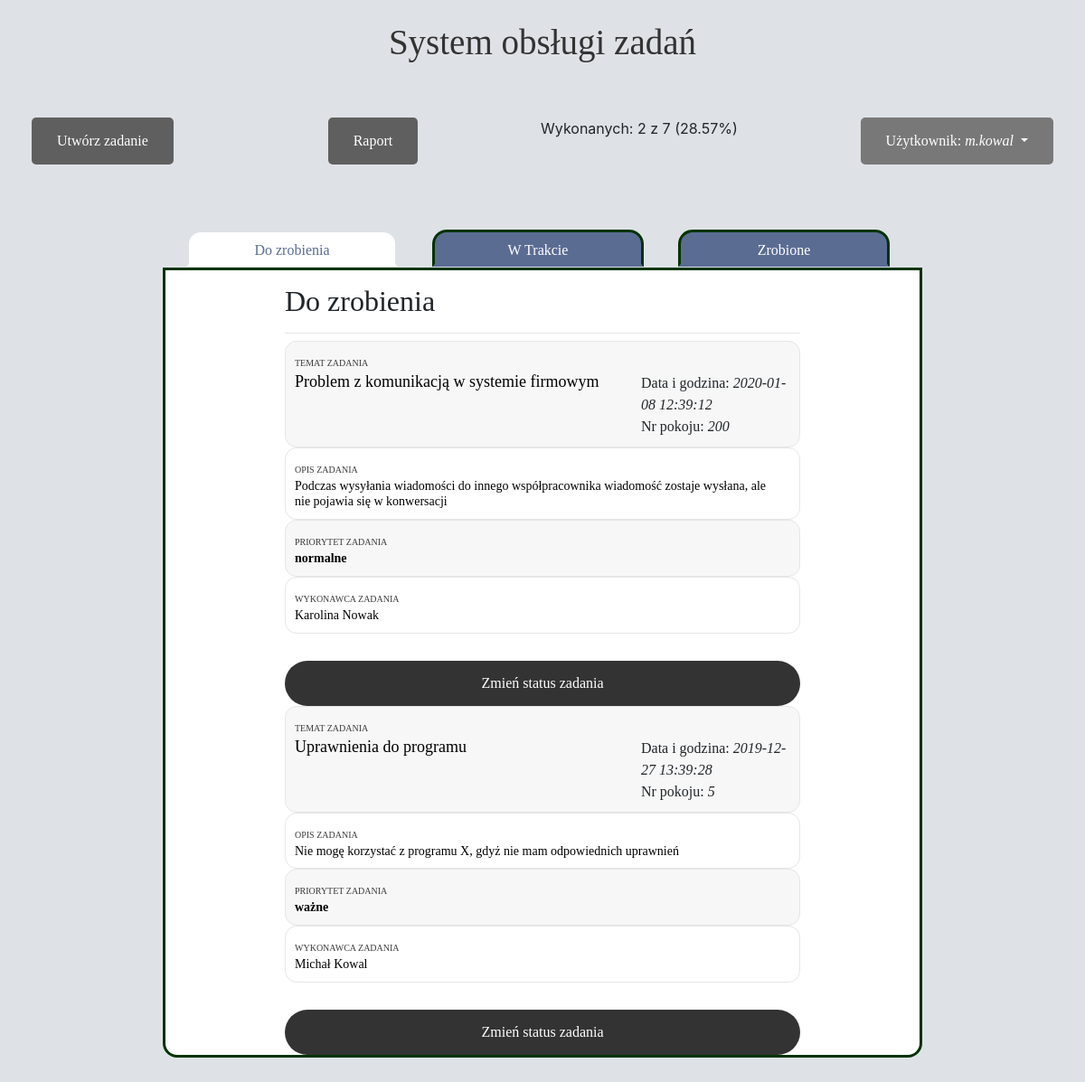
Screenshot of /main.php (signed in) with the database file from the repository.
### tables this page shows
CREATE TABLE `zdarzenia` (
  `idZdarzenia` int(11) NOT NULL,
  `idUzytkownika` int(11) NOT NULL,
  `idPriorytetu` int(11) NOT NULL,
  `idKategorii` int(11) NOT NULL,
  `zdarzenie` varchar(200) NOT NULL,
  `opis` varchar(1000) NOT NULL,
  `nr_pokoju` int(5) NOT NULL,
  `data` timestamp NOT NULL DEFAULT current_timestamp() ON UPDATE current_timestamp()
);

CREATE TABLE `priorytety` (
  `idPriorytetu` int(11) NOT NULL,
  `nazwa` varchar(45) NOT NULL
);

CREATE TABLE `uzytkownicy` (
  `idUzytkownika` int(11) NOT NULL,
  `imie` varchar(45) NOT NULL,
  `nazwisko` varchar(45) NOT NULL,
  `login` varchar(45) NOT NULL,
  `haslo` varchar(45) NOT NULL
);

### main.php (the view, shortened to what this page needs)
<!DOCTYPE html>
<html lang="pl-PL">
	<head>
        <link rel="stylesheet" href="css/main_style.css" type="text/css">
        <link rel="stylesheet" href="css/main_style2.css" type="text/css">
        <link rel="stylesheet" href="https://stackpath.bootstrapcdn.com/bootstrap/4.3.1/css/bootstrap.min.css">
    </head>
    <body>
	<div class="all">
	<br/>
	<div class="naglowek">System obsługi zadań</div>
	    <div class="create">
            <a href="task.php"><button type="button" id="btn">Utwórz zadanie</button></a>
            <a href="date.php"><button type="button" id="btn">Raport</button></a>
            <div class="procent">
            <?php
            require_once("config.php");
            $polaczenie = @new mysqli($host, $user, $password, $name);
            $sql = "SELECT * FROM Zdarzenia WHERE idKategorii=3";
            $result = $polaczenie->query($sql);
             if($result->num_rows >0){
                $zm=0;
                while($row = $result->fetch_assoc()){
                    $zm++;
                }
            }
            $sql2 = "SELECT * FROM Zdarzenia";
            $result = $polaczenie->query($sql2);
            if($result->num_rows >0){
                $zm1=0;
                while($row = $result->fetch_assoc()){
                    $zm1++;
                }
            }
            $zm3=round((($zm/$zm1)*100), 2);
            echo "Wykonanych: ".$zm." z ".$zm1."   (".$zm3."%)";
            ?>
            </div>
            <div class="dropdown">
                <button class="btn btn-secondary dropdown-toggle" type="button" id="dropdownMenuButton" data-toggle="dropdown" aria-haspopup="true" aria-expanded="false">
                    <?php
                        echo "Użytkownik: <i>".$_SESSION['login']."</i>";
                    ?>
                </button>
            </div>
        </div>
	<br/><br/><br/>
        <header>
            <ul class="nav nav-tabs" id="myTab" role="tablist">
                <li class="nav-item">
                    <a class="nav-link active" id="home-tab" data-toggle="tab" href="#home" role="tab" aria-controls="home" aria-selected="true">Do zrobienia</a>
                </li>
                <li class="nav-item">
                    <a class="nav-link" id="profile-tab" data-toggle="tab" href="#profile" role="tab" aria-controls="profile" aria-selected="false">W Trakcie</a>
                </li>
                <li class="nav-item">
                    <a class="nav-link" id="contact-tab" data-toggle="tab" href="#contact" role="tab" aria-controls="contact" aria-selected="false">Zrobione</a>
                </li>
            </ul>
        </header>
        <div class="tab-content" id="myTabContent">
            <div class="tab-pane fade show active" id="home" role="tabpanel" aria-labelledby="home-tab">
                <h2 class="title">Do zrobienia</h2><hr class="h1">
                <?php
                require_once("config.php");
                $polaczenie = @new mysqli($host, $user, $password, $name);
                $polaczenie->query("SET NAMES 'utf8' COLLATE 'utf8_polish_ci'");
                $polaczenie->query("SET CHARSET utf8");
                $zapytanie = "SELECT z.idZdarzenia, z.zdarzenie, z.opis, z.data, z.nr_pokoju, p.nazwa, u.imie, u.nazwisko FROM Zdarzenia z
						LEFT JOIN Kategorie k ON z.idKategorii = k.idKategorii
                        LEFT JOIN Priorytety p ON z.idPriorytetu = p.idPriorytetu
                        LEFT JOIN Uzytkownicy u ON z.idUzytkownika = u.idUzytkownika
                        WHERE k.idKategorii = 1
                        ORDER BY z.data DESC";
                $wynik = $polaczenie->query($zapytanie);
                while ($baza = $wynik->fetch_assoc()){
					echo "<div class='butt-input100 validate-input bg1'>";
                        echo "<span class='label-input100'>Temat zadania</span>";
                        echo"<div class='create'>";
                            echo"<div class='input100 input100-big'>".$baza['zdarzenie']."</div>";
                            echo"<div class='no-wrap'>Data i godzina: <i>".$baza['data']."</i><br>
                            Nr pokoju: <i>".$baza['nr_pokoju']."</i></div>";
                        echo"</div>";
                    echo"</div>";
                    echo"<div class='butt-input100 validate-input'>";
                        echo"<span class='label-input100'>Opis zadania</span>";
                        echo"<div class='input100'>".$baza['opis']."</div>";
                    echo"</div>";
                    echo"<div class='butt-input100 input100-select bg1'>";
                        echo"<span class='label-input100'>Priorytet zadania</span>";
                        echo"<div class='input100'><b>".$baza['nazwa']."</b></div>";
                    echo"</div>";
                    echo"<div class='butt-input100 validate-input margin-bottom'>";
                        echo"<span class='label-input100'>Wykonawca zadania</span>";
                        echo"<div class='input100'>".$baza['imie']." ".$baza['nazwisko']."</div>";
                    echo"</div>";
                    echo"<a href='update.php'><button class='przycisk'>Zmień status zadania</button></a>";
                    }
                ?>
            </div>
        </div>
    </div>
    </body>
</html>

### css/main_style.css (style rules this page uses)
.all { background-color:#dee2e6; padding-bottom:95px; }
.create .btn-secondary { float: right; border: none; background-color: rgb(121, 120, 120); padding: 14px 28px; font-size: 16px; cursor: pointer; color: white; font-weight: 500; font-family: Verdana; border-radius: 5px; margin-right: 35px; }
.create { display: flex; justify-content: space-between; }
#btn { border: none; background-color: rgb(95, 95, 95); padding: 14px 28px; font-size: 16px; cursor: pointer; display: inline-block; color: white; font-weight: 500; font-family:Verdana; border-radius:5px; margin-left:35px; }
.naglowek { margin-top: 0px; text-align:center; font-weight: 500; font-size:35px; font-family:Verdana; margin-left: auto; margin-right:auto; margin-bottom:auto; }
header .nav-tabs { width: 90%; padding-left: 11%; padding-right: 11%; font-family:Verdana; margin-left: auto; margin-right:auto; margin-bottom:auto; }
header .nav-tabs .nav-link { border: 1px solid transparent; margin-right: 10px; text-align: center; padding: 0.5em 18px 0.2em 18px; background-color: #5B6C93; border-right: 1px solid #003300; border-left: 1px solid #003300; border-top: 1px solid #003300; border-width:medium; border-top-left-radius: 1rem; border-top-right-radius: 1rem; font-family:Verdana; }
header .nav-tabs .nav-item { width: 30%; font-family:Verdana; margin-left: auto; margin-right:auto; margin-bottom:auto; }
header .nav-tabs .nav-link.active { color: #5B6C93; font-family:Verdana; }
header .nav-tabs a { color: white; font-family:Verdana; }
.tab-content { background-color:#ffffff; padding-left: 11%; padding-right: 11%; margin-left: auto; margin-right:auto; margin-bottom:auto; font-family:Verdana; border: 1px solid #003300; border-bottom-right-radius:1rem; border-bottom-left-radius:1rem; border-width:medium; min-height: 400px; width:70%; }
.tab-pane { padding-top:15px; }

### css/main_style2.css (style rules this page uses)
* { margin: 0px; padding: 0px; box-sizing: border-box; }
body, html { height: 100%; font-family: Verdana; background-color:#e6e6e6; }
button { outline: none !important; border: none; background: transparent; }
.bg1 { background-color: #f7f7f7; }
.naglowek { display: block; width: 100%; font-family: Verdana; font-size: 39px; color: #333333; line-height: 1.2; text-align: center; padding-bottom: 59px; }
.butt-input100 { width: 100%; position: relative; border: 1px solid #e6e6e6; border-radius: 13px; padding:10px; }
.margin-bottom { margin-bottom: 30px; }
.label-input100 { font-family: Verdana; font-size: 10px; color: #393939; line-height: 1.5; text-transform: uppercase; }
.input100 { display: block; width: 100%; background: transparent; font-family: Verdana; font-size: 14px; color: black; line-height: 1.2; padding-right: 15px; }
.input100-big { font-size: 18px; }
.przycisk { display: -webkit-box; display: -webkit-flex; display: -moz-box; display: -ms-flexbox; display: flex; justify-content: center; align-items: center; padding: 0 20px; width: 100%; height: 50px; background-color: #333333; border-radius: 25px; font-family: Verdana; font-size: 16px; color: #fff; line-height: 1.2; -webkit-transition: all 0.4s; -o-transition: all 0.4s; -moz-transition: all 0.4s; transition: all 0.4s; }

### rows the page displays
zdarzenia: zdarzenie "Problem z komunikacją w systemie firmowym", data "2020-01-08 12:39:12", nr_pokoju "200", opis "Podczas wysyłania wiadomości do innego współpracownika wiadomość zostaje wysłana, ale nie pojawia się w konwersacji", idPriorytetu.nazwa "normalne", idUzytkownika.imie "Karolina", idUzytkownika.nazwisko "Nowak"
zdarzenia: zdarzenie "Uprawnienia do programu", data "2019-12-27 13:39:28", nr_pokoju "5", opis "Nie mogę korzystać z programu X, gdyż nie mam odpowiednich uprawnień", idPriorytetu.nazwa "ważne", idUzytkownika.imie "Michał", idUzytkownika.nazwisko "Kowal"

### other values shown
$zm "2"
$zm1 "7"
$zm3 "28.57"
$_SESSION['login'] "m.kowal"
